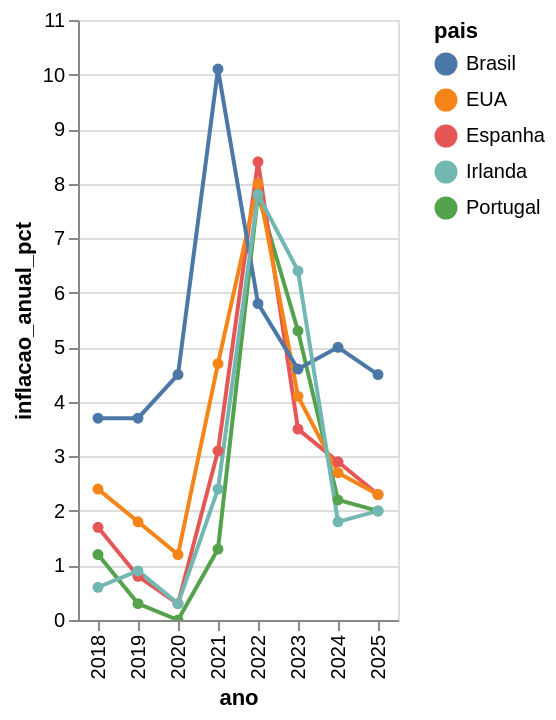

This figure's notebook cell:
### Code cell
st.subheader("📊 Evolução da Inflação Anual (%)")

grafico_inflacao = alt.Chart(df_filtrado).mark_line(point=True).encode(
    x="ano:O",
    y="inflacao_anual_pct:Q",
    color="pais:N",
    tooltip=["pais", "ano", "inflacao_anual_pct"]
).properties(
    width='container',
).interactive()

st.altair_chart(grafico_inflacao, use_container_width=True)
grafico_inflacao

### Figure 1 — Vega-Lite specification as saved in the notebook (floating-point values rounded to 4 significant figures)
{"config": {"view": {"continuousWidth": 300, "continuousHeight": 300}}, "data": {"name": "data-579b8e960732b3cdaaf8944cf3f97233"}, "mark": {"type": "line", "point": true}, "encoding": {"color": {"field": "pais", "type": "nominal"}, "tooltip": [{"field": "pais", "type": "nominal"}, {"field": "ano", "type": "quantitative"}, {"field": "inflacao_anual_pct", "type": "quantitative"}], "x": {"field": "ano", "type": "ordinal"}, "y": {"field": "inflacao_anual_pct", "type": "quantitative"}}, "params": [{"name": "param_8", "select": {"type": "interval", "encodings": ["x", "y"]}, "bind": "scales"}], "width": "container", "$schema": "https://vega.github.io/schema/vega-lite/v5.8.0.json", "datasets": {"data-579b8e960732b3cdaaf8944cf3f97233": [{"pais": "Portugal", "ano": 2018, "preco_medio_habitacao_usd": 210000, "salario_medio_anual_usd": 24000, "salario_medio_mensal_usd": 2000, "inflacao_anual_pct": 1.2, "preco_rendimento_ratio": 8.75}, {"pais": "Portugal", "ano": 2019, "preco_medio_habitacao_usd": 225000, "salario_medio_anual_usd": 24500, "salario_medio_mensal_usd": 2042, "inflacao_anual_pct": 0.3, "preco_rendimento_ratio": 9.18}, {"pais": "Portugal", "ano": 2020, "preco_medio_habitacao_usd": 240000, "salario_medio_anual_usd": 25000, "salario_medio_mensal_usd": 2083, "inflacao_anual_pct": 0.0, "preco_rendimento_ratio": 9.6}, {"pais": "Portugal", "ano": 2021, "preco_medio_habitacao_usd": 270000, "salario_medio_anual_usd": 25500, "salario_medio_mensal_usd": 2125, "inflacao_anual_pct": 1.3, "preco_rendimento_ratio": 10.59}, {"pais": "Portugal", "ano": 2022, "preco_medio_habitacao_usd": 300000, "salario_medio_anual_usd": 25800, "salario_medio_mensal_usd": 2150, "inflacao_anual_pct": 7.8, "preco_rendimento_ratio": 11.63}, {"pais": "Portugal", "ano": 2023, "preco_medio_habitacao_usd": 310000, "salario_medio_anual_usd": 26000, "salario_medio_mensal_usd": 2167, "inflacao_anual_pct": 5.3, "preco_rendimento_ratio": 11.92}, {"pais": "Portugal", "ano": 2024, "preco_medio_habitacao_usd": 320000, "salario_medio_anual_usd": 26200, "salario_medio_mensal_usd": 2183, "inflacao_anual_pct": 2.2, "preco_rendimento_ratio": 12.21}, {"pais": "Portugal", "ano": 2025, "preco_medio_habitacao_usd": 330000, "salario_medio_anual_usd": 26500, "salario_medio_mensal_usd": 2208, "inflacao_anual_pct": 2.0, "preco_rendimento_ratio": 12.45}, {"pais": "Espanha", "ano": 2018, "preco_medio_habitacao_usd": 230000, "salario_medio_anual_usd": 27000, "salario_medio_mensal_usd": 2250, "inflacao_anual_pct": 1.7, "preco_rendimento_ratio": 8.52}, {"pais": "Espanha", "ano": 2019, "preco_medio_habitacao_usd": 245000, "salario_medio_anual_usd": 27500, "salario_medio_mensal_usd": 2292, "inflacao_anual_pct": 0.8, "preco_rendimento_ratio": 8.91}, {"pais": "Espanha", "ano": 2020, "preco_medio_habitacao_usd": 260000, "salario_medio_anual_usd": 28000, "salario_medio_mensal_usd": 2333, "inflacao_anual_pct": 0.3, "preco_rendimento_ratio": 9.29}, {"pais": "Espanha", "ano": 2021, "preco_medio_habitacao_usd": 285000, "salario_medio_anual_usd": 28500, "salario_medio_mensal_usd": 2375, "inflacao_anual_pct": 3.1, "preco_rendimento_ratio": 10.0}, {"pais": "Espanha", "ano": 2022, "preco_medio_habitacao_usd": 300000, "salario_medio_anual_usd": 28800, "salario_medio_mensal_usd": 2400, "inflacao_anual_pct": 8.4, "preco_rendimento_ratio": 10.42}, {"pais": "Espanha", "ano": 2023, "preco_medio_habitacao_usd": 305000, "salario_medio_anual_usd": 29000, "salario_medio_mensal_usd": 2417, "inflacao_anual_pct": 3.5, "preco_rendimento_ratio": 10.52}, {"pais": "Espanha", "ano": 2024, "preco_medio_habitacao_usd": 310000, "salario_medio_anual_usd": 29200, "salario_medio_mensal_usd": 2433, "inflacao_anual_pct": 2.9, "preco_rendimento_ratio": 10.62}, {"pais": "Espanha", "ano": 2025, "preco_medio_habitacao_usd": 315000, "salario_medio_anual_usd": 29500, "salario_medio_mensal_usd": 2458, "inflacao_anual_pct": 2.3, "preco_rendimento_ratio": 10.68}, {"pais": "EUA", "ano": 2018, "preco_medio_habitacao_usd": 330000, "salario_medio_anual_usd": 52000, "salario_medio_mensal_usd": 4333, "inflacao_anual_pct": 2.4, "preco_rendimento_ratio": 6.35}, {"pais": "EUA", "ano": 2019, "preco_medio_habitacao_usd": 340000, "salario_medio_anual_usd": 53000, "salario_medio_mensal_usd": 4417, "inflacao_anual_pct": 1.8, "preco_rendimento_ratio": 6.42}, {"pais": "EUA", "ano": 2020, "preco_medio_habitacao_usd": 350000, "salario_medio_anual_usd": 55000, "salario_medio_mensal_usd": 4583, "inflacao_anual_pct": 1.2, "preco_rendimento_ratio": 6.36}, {"pais": "EUA", "ano": 2021, "preco_medio_habitacao_usd": 400000, "salario_medio_anual_usd": 56000, "salario_medio_mensal_usd": 4667, "inflacao_anual_pct": 4.7, "preco_rendimento_ratio": 7.14}, {"pais": "EUA", "ano": 2022, "preco_medio_habitacao_usd": 470000, "salario_medio_anual_usd": 57000, "salario_medio_mensal_usd": 4750, "inflacao_anual_pct": 8.0, "preco_rendimento_ratio": 8.25}, {"pais": "EUA", "ano": 2023, "preco_medio_habitacao_usd": 495000, "salario_medio_anual_usd": 57500, "salario_medio_mensal_usd": 4792, "inflacao_anual_pct": 4.1, "preco_rendimento_ratio": 8.61}, {"pais": "EUA", "ano": 2024, "preco_medio_habitacao_usd": 510000, "salario_medio_anual_usd": 58000, "salario_medio_mensal_usd": 4833, "inflacao_anual_pct": 2.7, "preco_rendimento_ratio": 8.79}, {"pais": "EUA", "ano": 2025, "preco_medio_habitacao_usd": 520000, "salario_medio_anual_usd": 58500, "salario_medio_mensal_usd": 4875, "inflacao_anual_pct": 2.3, "preco_rendimento_ratio": 8.89}, {"pais": "Brasil", "ano": 2018, "preco_medio_habitacao_usd": 120000, "salario_medio_anual_usd": 8500, "salario_medio_mensal_usd": 708, "inflacao_anual_pct": 3.7, "preco_rendimento_ratio": 14.12}, {"pais": "Brasil", "ano": 2019, "preco_medio_habitacao_usd": 130000, "salario_medio_anual_usd": 8800, "salario_medio_mensal_usd": 733, "inflacao_anual_pct": 3.7, "preco_rendimento_ratio": 14.77}, {"pais": "Brasil", "ano": 2020, "preco_medio_habitacao_usd": 140000, "salario_medio_anual_usd": 9000, "salario_medio_mensal_usd": 750, "inflacao_anual_pct": 4.5, "preco_rendimento_ratio": 15.56}, {"pais": "Brasil", "ano": 2021, "preco_medio_habitacao_usd": 150000, "salario_medio_anual_usd": 9200, "salario_medio_mensal_usd": 767, "inflacao_anual_pct": 10.1, "preco_rendimento_ratio": 16.3}, {"pais": "Brasil", "ano": 2022, "preco_medio_habitacao_usd": 155000, "salario_medio_anual_usd": 9300, "salario_medio_mensal_usd": 775, "inflacao_anual_pct": 5.8, "preco_rendimento_ratio": 16.67}, {"pais": "Brasil", "ano": 2023, "preco_medio_habitacao_usd": 158000, "salario_medio_anual_usd": 9400, "salario_medio_mensal_usd": 783, "inflacao_anual_pct": 4.6, "preco_rendimento_ratio": 16.81}, {"pais": "Brasil", "ano": 2024, "preco_medio_habitacao_usd": 160000, "salario_medio_anual_usd": 9500, "salario_medio_mensal_usd": 792, "inflacao_anual_pct": 5.0, "preco_rendimento_ratio": 16.84}, {"pais": "Brasil", "ano": 2025, "preco_medio_habitacao_usd": 165000, "salario_medio_anual_usd": 9600, "salario_medio_mensal_usd": 800, "inflacao_anual_pct": 4.5, "preco_rendimento_ratio": 17.19}, {"pais": "Irlanda", "ano": 2018, "preco_medio_habitacao_usd": 300000, "salario_medio_anual_usd": 47000, "salario_medio_mensal_usd": 3917, "inflacao_anual_pct": 0.6, "preco_rendimento_ratio": 6.38}, {"pais": "Irlanda", "ano": 2019, "preco_medio_habitacao_usd": 320000, "salario_medio_anual_usd": 48500, "salario_medio_mensal_usd": 4042, "inflacao_anual_pct": 0.9, "preco_rendimento_ratio": 6.6}, {"pais": "Irlanda", "ano": 2020, "preco_medio_habitacao_usd": 350000, "salario_medio_anual_usd": 50000, "salario_medio_mensal_usd": 4167, "inflacao_anual_pct": 0.3, "preco_rendimento_ratio": 7.0}, {"pais": "Irlanda", "ano": 2021, "preco_medio_habitacao_usd": 380000, "salario_medio_anual_usd": 51000, "salario_medio_mensal_usd": 4250, "inflacao_anual_pct": 2.4, "preco_rendimento_ratio": 7.45}, {"pais": "Irlanda", "ano": 2022, "preco_medio_habitacao_usd": 400000, "salario_medio_anual_usd": 51500, "salario_medio_mensal_usd": 4292, "inflacao_anual_pct": 7.8, "preco_rendimento_ratio": 7.77}, {"pais": "Irlanda", "ano": 2023, "preco_medio_habitacao_usd": 410000, "salario_medio_anual_usd": 51800, "salario_medio_mensal_usd": 4317, "inflacao_anual_pct": 6.4, "preco_rendimento_ratio": 7.92}, {"pais": "Irlanda", "ano": 2024, "preco_medio_habitacao_usd": 420000, "salario_medio_anual_usd": 52000, "salario_medio_mensal_usd": 4333, "inflacao_anual_pct": 1.8, "preco_rendimento_ratio": 8.08}, {"pais": "Irlanda", "ano": 2025, "preco_medio_habitacao_usd": 430000, "salario_medio_anual_usd": 52500, "salario_medio_mensal_usd": 4375, "inflacao_anual_pct": 2.0, "preco_rendimento_ratio": 8.19}]}}
